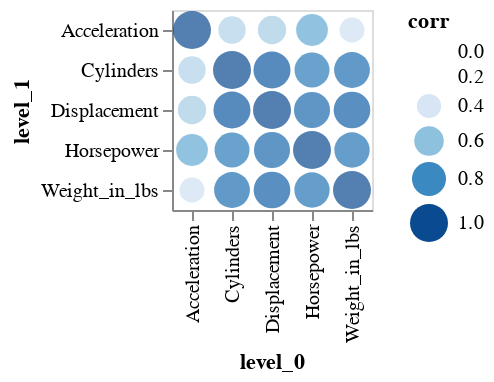

The notebook cell saved with this chart:
### Markdown cell above
`check_multicollinearity()` also allow users to obtain pairwise Pearson Correlation for the explanatory variables in the training set. To do so, simply set the argument `vif_only` as `FALSE`. 

Back to our example with the `cars` dataset, the pairwise Pearson Correlations seem to agree with our VIF analysis that the explanatory variables are highly correlated with each other. Considerations should go into whether some of these variables should be dropped to ensure robustness of the regression model.

### Code cell
vif_df, corr_chart = check_multicollinearity(X_train_clean, vif_only=False)
corr_chart

### Figure 1 — Vega-Lite specification as saved in the notebook (floating-point values rounded to 4 significant figures)
{"config": {"view": {"continuousWidth": 300, "continuousHeight": 300}}, "data": {"name": "data-17f4e32914e3e34dabaa10a6ad7388d7"}, "mark": {"type": "circle"}, "encoding": {"color": {"field": "corr", "type": "quantitative"}, "size": {"field": "corr", "type": "quantitative"}, "x": {"field": "level_0", "type": "nominal"}, "y": {"field": "level_1", "type": "nominal"}}, "$schema": "https://vega.github.io/schema/vega-lite/v5.20.1.json", "datasets": {"data-17f4e32914e3e34dabaa10a6ad7388d7": [{"level_0": "Cylinders", "level_1": "Cylinders", "corr": 1.0}, {"level_0": "Cylinders", "level_1": "Displacement", "corr": 0.951}, {"level_0": "Cylinders", "level_1": "Horsepower", "corr": 0.846}, {"level_0": "Cylinders", "level_1": "Weight_in_lbs", "corr": 0.889}, {"level_0": "Cylinders", "level_1": "Acceleration", "corr": 0.519}, {"level_0": "Displacement", "level_1": "Cylinders", "corr": 0.951}, {"level_0": "Displacement", "level_1": "Displacement", "corr": 1.0}, {"level_0": "Displacement", "level_1": "Horsepower", "corr": 0.901}, {"level_0": "Displacement", "level_1": "Weight_in_lbs", "corr": 0.932}, {"level_0": "Displacement", "level_1": "Acceleration", "corr": 0.55}, {"level_0": "Horsepower", "level_1": "Cylinders", "corr": 0.846}, {"level_0": "Horsepower", "level_1": "Displacement", "corr": 0.901}, {"level_0": "Horsepower", "level_1": "Horsepower", "corr": 1.0}, {"level_0": "Horsepower", "level_1": "Weight_in_lbs", "corr": 0.864}, {"level_0": "Horsepower", "level_1": "Acceleration", "corr": 0.696}, {"level_0": "Weight_in_lbs", "level_1": "Cylinders", "corr": 0.889}, {"level_0": "Weight_in_lbs", "level_1": "Displacement", "corr": 0.932}, {"level_0": "Weight_in_lbs", "level_1": "Horsepower", "corr": 0.864}, {"level_0": "Weight_in_lbs", "level_1": "Weight_in_lbs", "corr": 1.0}, {"level_0": "Weight_in_lbs", "level_1": "Acceleration", "corr": 0.427}, {"level_0": "Acceleration", "level_1": "Cylinders", "corr": 0.519}, {"level_0": "Acceleration", "level_1": "Displacement", "corr": 0.55}, {"level_0": "Acceleration", "level_1": "Horsepower", "corr": 0.696}, {"level_0": "Acceleration", "level_1": "Weight_in_lbs", "corr": 0.427}, {"level_0": "Acceleration", "level_1": "Acceleration", "corr": 1.0}]}}
